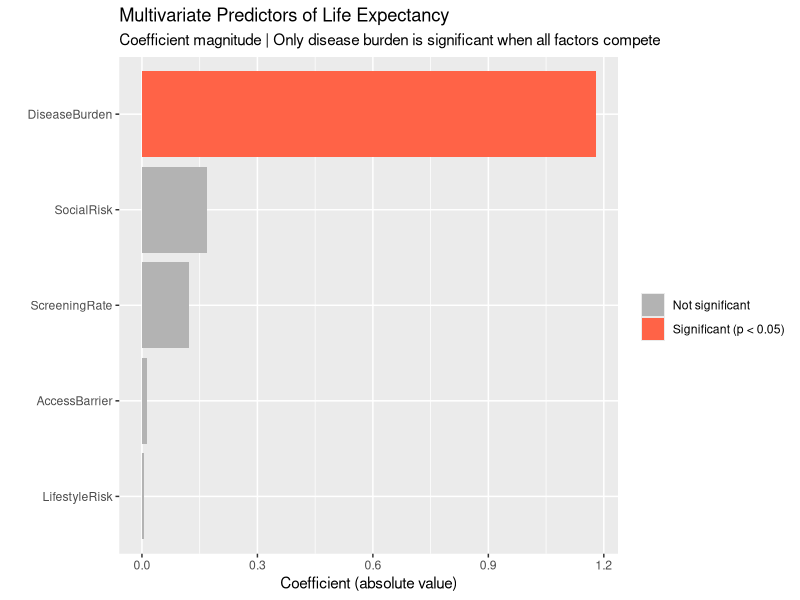
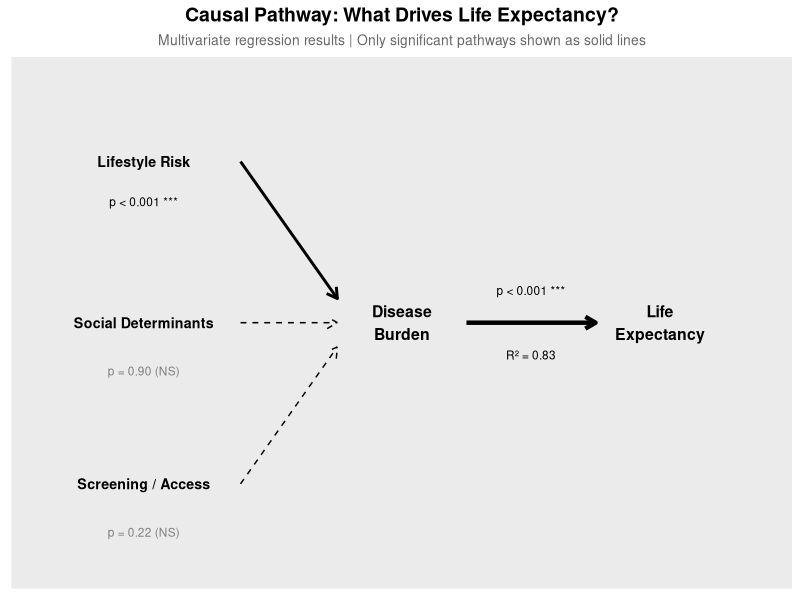
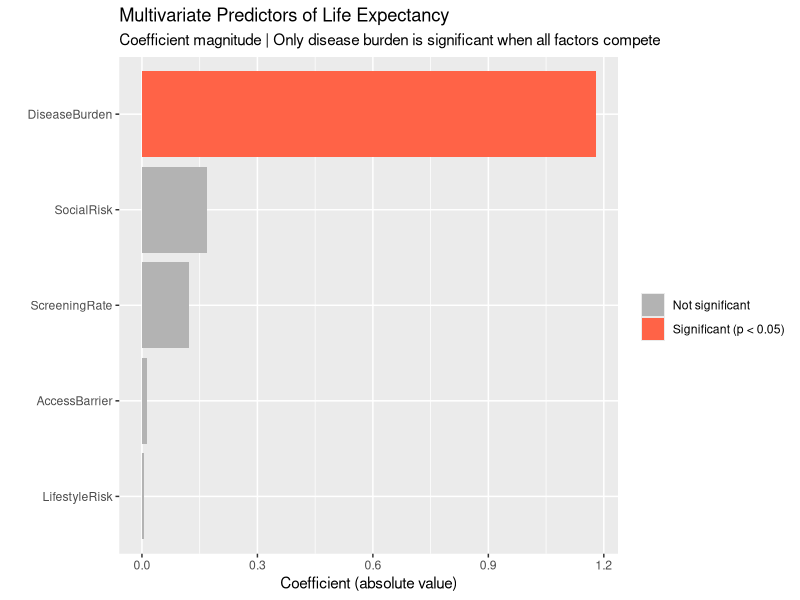
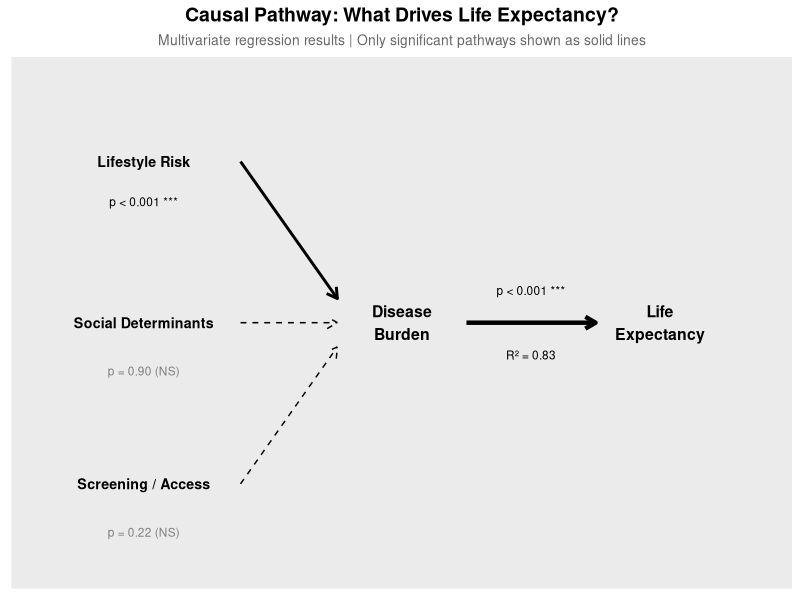

Here is the R script that generated these plots, in order:
# --- import library ---
library(tidyverse)
library(broom)

# --- load data ---
combined_categories <- read.csv('data/processed/state_combined_categories.csv')
combined_individual <- read.csv('data/processed/state_combined_individual.csv')
head(combined_categories)
head(combined_individual)

# ============================================================
# CORRELATION TESTS
# ============================================================

# --- 6a: Multiple regression: all categories vs life expectancy ---
model_categories <- lm(LifeExpectancy ~ DiseaseBurden + ScreeningRate + 
                         AccessBarrier + LifestyleRisk + SocialRisk, 
                       data = combined_categories)
summary(model_categories)

# --- Follow-up: What drives disease burden? ---
model_disease_drivers <- lm(DiseaseBurden ~ ScreeningRate + AccessBarrier +
                              LifestyleRisk + SocialRisk, 
                            data = combined_categories)
summary(model_disease_drivers)

# --- 6b: Individual risks impact on life expectancy ---
model_individual <- lm(LifeExpectancy ~ ., data = combined_individual %>% select(-State))
summary(model_individual)

# Social risk vs lifestyle risk
cor.test(combined_categories$SocialRisk, combined_categories$LifestyleRisk)

# Social risk vs access barriers
cor.test(combined_categories$SocialRisk, combined_categories$AccessBarrier)

# Social risk vs screening rate
cor.test(combined_categories$SocialRisk, combined_categories$ScreeningRate)

# ============================================================
# Visualizations
# ============================================================

# --- Coefficient plot: category-level regression ---
model_tidy <- tidy(model_categories) %>%
  filter(term != "(Intercept)") %>%
  mutate(significant = p.value < 0.05)

ggplot(model_tidy, aes(x = reorder(term, abs(estimate)), y = abs(estimate), fill = significant)) +
  geom_col() +
  coord_flip() +
  scale_fill_manual(values = c("TRUE" = "tomato", "FALSE" = "gray70"),
                    labels = c("TRUE" = "Significant (p < 0.05)", 
                               "FALSE" = "Not significant"),
                    name = "") +
  labs(
    title = "Multivariate Predictors of Life Expectancy",
    subtitle = "Coefficient magnitude | Only disease burden is significant when all factors compete",
    x = "",
    y = "Coefficient (absolute value)"
  )
ggsave('visualizations/q6_combined_categories_vs_life_exp.png', width = 8, height = 6)


# --- Causal pathway diagram ---
ggplot() +
  # Labels
  annotate("text", x = 1, y = 4.5, label = "Lifestyle Risk", fontface = "bold", size = 3.6) +
  annotate("text", x = 1, y = 2.5, label = "Social Determinants", fontface = "bold", size = 3.6) +
  annotate("text", x = 1, y = 0.5, label = "Screening / Access", fontface = "bold", size = 3.6) +
  annotate("text", x = 5, y = 2.5, label = "Disease\nBurden", fontface = "bold", size = 4) +
  annotate("text", x = 9, y = 2.5, label = "Life\nExpectancy", fontface = "bold", size = 4) +
  # Arrows
  annotate("segment", x = 2.5, xend = 4, y = 4.5, yend = 2.8, 
           arrow = arrow(length = unit(0.3, "cm")), linewidth = 1) +
  annotate("segment", x = 2.5, xend = 4, y = 2.5, yend = 2.5, 
           arrow = arrow(length = unit(0.3, "cm")), linewidth = 0.5, linetype = "dashed") +
  annotate("segment", x = 2.5, xend = 4, y = 0.5, yend = 2.2, 
           arrow = arrow(length = unit(0.3, "cm")), linewidth = 0.5, linetype = "dashed") +
  annotate("segment", x = 6, xend = 8, y = 2.5, yend = 2.5, 
           arrow = arrow(length = unit(0.3, "cm")), linewidth = 1.5) +
  # Statistics labels under each category
  annotate("text", x = 1, y = 4.0, label = "p < 0.001 ***", size = 3, color = "black") +
  annotate("text", x = 1, y = 1.9, label = "p = 0.90 (NS)", size = 3, color = "gray50") +
  annotate("text", x = 1, y = -0.1, label = "p = 0.22 (NS)", size = 3, color = "gray50") +
  annotate("text", x = 7, y = 2.9, label = "p < 0.001 ***", size = 3, color = "black") +
  annotate("text", x = 7, y = 2.1, label = "R² = 0.83", size = 3, color = "black") +
  # Title
  labs(title = "Causal Pathway: What Drives Life Expectancy?",
       subtitle = "Multivariate regression results | Only significant pathways shown as solid lines") +
  theme_gray() +
  theme(plot.title = element_text(size = 14, face = "bold", hjust = 0.5),
        plot.subtitle = element_text(size = 10, hjust = 0.5, color = "gray40"),
        axis.text = element_blank(),
        axis.ticks = element_blank(),
        axis.title = element_blank(),
        panel.grid = element_blank()) +
  xlim(-0.5, 10.5) +
  ylim(-0.5, 5.5)
ggsave("visualizations/q6_causal_pathway.png", width = 10, height = 6)
